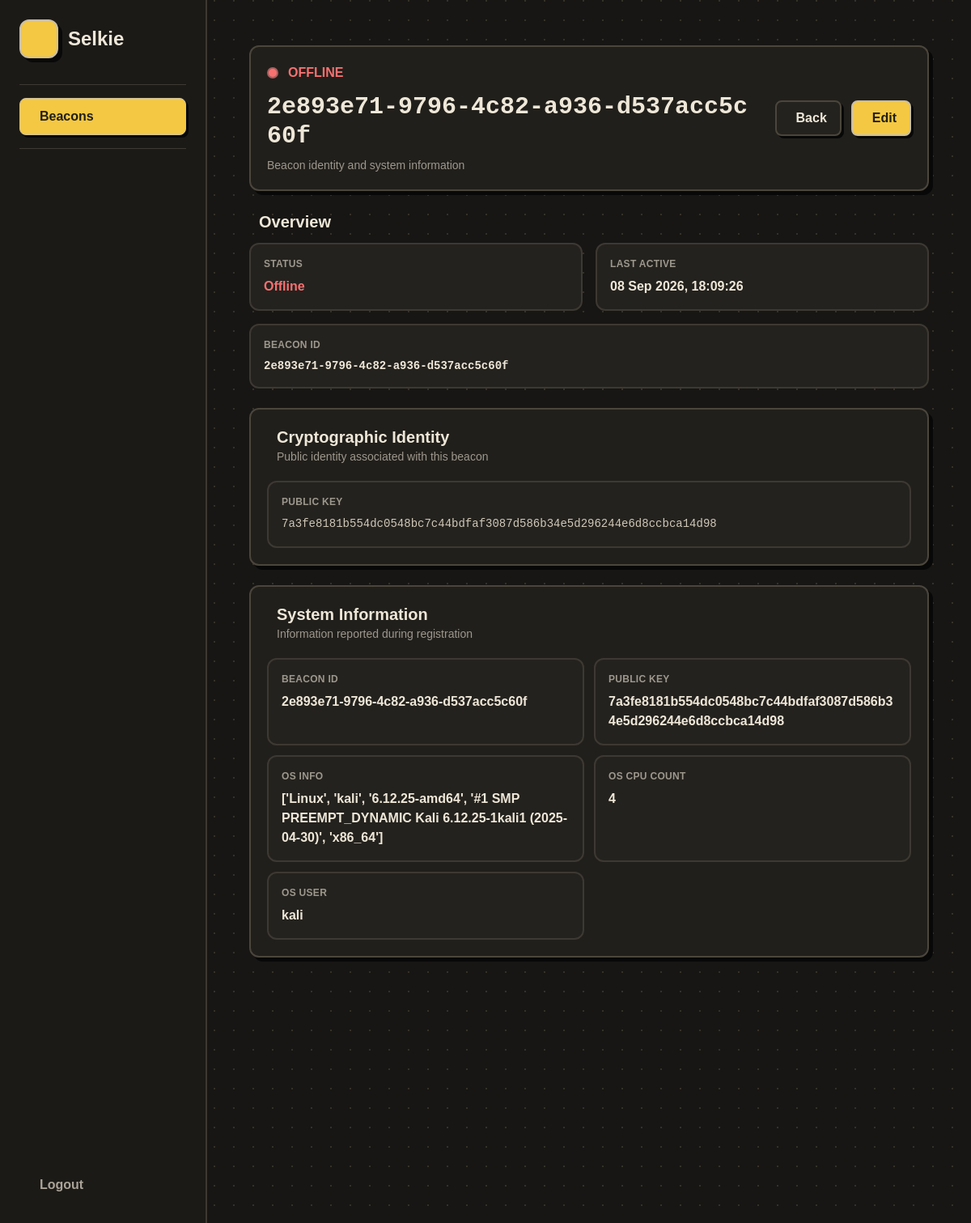
/dashboard/beacons/2e893e71-9796-4c82-a936-d537acc5c60f, run on the app's committed database.
### db_manager.py (models this page shows)
class Base(DeclarativeBase):
    pass

class Beacon(Base):
    __tablename__ = "beacons"
    id: Mapped[str] = mapped_column(String, primary_key=True)
    public_key: Mapped[str] = mapped_column(String)
    system_info: Mapped[str] = mapped_column(JSON)
    registered_at: Mapped[datetime] = mapped_column(DateTime)
    last_active: Mapped[datetime] = mapped_column(DateTime)
    status: Mapped[str] = mapped_column(String, default="offline")

### dashboard.py (the view)
@dashboard.route("/beacons/<beacon_id>")
def beacon_details(beacon_id):
    with get_session() as session:
        beacon = session.query(Beacon).filter_by(id=beacon_id).first()
        if not beacon:
            return "Beacon not found", 404
        system_info = beacon.system_info
        json_system_info = json.loads(system_info)
        print("TYPE:", type(json_system_info))
        print("VALUE:", repr(beacon.system_info))
    return render_template(
        "beacon_details.html",
        beacon=beacon,
        system_info=json_system_info
    )

### db_manager.py (called while the page is built)
def get_session():
    return Session(engine)

### templates/beacon_details.html (shortened to what this page needs)
{% extends "base.html" %}
{% block content %}
<div class="min-h-screen w-full px-5 pb-8">
    <main class="w-full mx-auto">
        <section class="retro-card rounded-xl p-5 mb-6">
            <div class="flex flex-col md:flex-row
                            md:items-center
                            md:justify-between gap-5">
                <div class="min-w-0">
                    <div class="flex items-center gap-3 mb-3">
                        {% if beacon.status == "online" %}
                        <span class="w-3.5 h-3.5 rounded-full
                                           bg-green-400
                                           border-2 border-[#6fa879]"></span>
                        <span class="font-black text-green-400">
                            ONLINE
                        </span>
                        {% else %}
                        <span class="w-3.5 h-3.5 rounded-full
                                           bg-red-400
                                           border-2 border-[#a85f5f]"></span>
                        <span class="font-black text-red-400">
                            OFFLINE
                        </span>
                        {% endif %}
                    </div>
                    <h2 class="text-2xl sm:text-3xl
                                   font-black break-all mono">
                        {{ beacon.id }}
                    </h2>
                    <p class="text-sm muted mt-2">
                        Beacon identity and system information
                    </p>
                </div>
                <div class="flex gap-3 shrink-0">
                    <a href="{{ url_for('dashboard.beacons') }}" class="secondary-btn rounded-lg px-4 py-2
                                   font-bold flex items-center gap-2">
                        Back
                    </a>
                    <a href="{{ url_for('dashboard.edit_beacon', beacon_id=beacon.id) }}" class="retro-btn rounded-lg px-4 py-2
                                   font-bold flex items-center gap-2">
                        Edit
                    </a>
                </div>
            </div>
        </section>
        <section class="mb-6">
            <div class="flex items-center gap-3 mb-3">
                <h3 class="section-title text-xl font-black">
                    Overview
                </h3>
            </div>
            <div class="grid grid-cols-1 md:grid-cols-2
                            xl:grid-cols-3 gap-4">
                <div class="info-row rounded-xl p-4">
                    <div class="text-xs font-bold uppercase
                                    tracking-wide muted">
                        Status
                    </div>
                    <div class="mt-2 font-black">
                        {% if beacon.status == "online" %}
                        <span class="text-green-400">
                            Online
                        </span>
                        {% else %}
                        <span class="text-red-400">
                            Offline
                        </span>
                        {% endif %}
                    </div>
                </div>
                <div class="info-row rounded-xl p-4">
                    <div class="text-xs font-bold uppercase
                                    tracking-wide muted">
                        Last Active
                    </div>
                    <div class="mt-2 font-black">
                        {% if beacon.last_active %}
                        {{ beacon.last_active.strftime(
                        "%d %b %Y, %H:%M:%S"
                        ) }}
                        {% else %}
                        <span class="muted">
                            Never
                        </span>
                        {% endif %}
                    </div>
                </div>
                <div class="info-row rounded-xl p-4
                                md:col-span-2 xl:col-span-1">
                    <div class="text-xs font-bold uppercase
                                    tracking-wide muted">
                        Beacon ID
                    </div>
                    <div class="mt-2 font-black mono
                                    text-sm break-all">
                        {{ beacon.id }}
                    </div>
                </div>
            </div>
        </section>
        <section class="retro-card rounded-xl p-5 mb-6">
            <div class="flex items-center gap-3 mb-5">
                <div>
                    <h3 class="text-xl font-black">
                        Cryptographic Identity
                    </h3>
                    <p class="text-sm muted">
                        Public identity associated with this beacon
                    </p>
                </div>
            </div>
            <div class="info-row rounded-xl p-4">
                <div class="text-xs font-bold uppercase
                                tracking-wide muted mb-2">
                    Public Key
                </div>
                <div class="mono text-sm break-all
                                text-[#cfc7b7] leading-relaxed">
                    {% if beacon.public_key %}
                    {{ beacon.public_key }}
                    {% else %}
                    <span class="muted">
                        No public key available
                    </span>
                    {% endif %}
                </div>
            </div>
        </section>
        <section class="retro-card rounded-xl p-5">
            <div class="flex items-center gap-3 mb-5">
                <div>
                    <h3 class="text-xl font-black">
                        System Information
                    </h3>
                    <p class="text-sm muted">
                        Information reported during registration
                    </p>
                </div>
            </div>
            {% if system_info %}
            <div class="grid grid-cols-1 md:grid-cols-2
                                gap-3">
                {% for key, value in system_info.items() %}
                <div class="info-row rounded-xl p-4">
                    <div class="text-xs font-bold
                                            uppercase tracking-wide
                                            muted mb-2">
                        {{ key | replace("_", " ") }}
                    </div>
                    <div class="font-bold break-words">
                        {{ value }}
                    </div>
                </div>
                {% endfor %}
            </div>
            {% endif %}
        </section>
    </main>
</div>
{% endblock %}

### templates/base.html (style rules this page uses)
body { background: #171614; background-image: radial-gradient(circle at 1px 1px, #353129 1px, transparent 0); background-size: 24px 24px; font-family: "Trebuchet MS", sans-serif; color: #eee7d8; }
.retro-card { background: #211f1b; border: 2px solid #4b463c; box-shadow: 5px 5px 0 #080808; }
.retro-btn { background: #f4c842; color: #201f1b; border: 2px solid #c9bfa9; box-shadow: 3px 3px 0 #080808; transition: .12s; }
.secondary-btn { background: #24221e; color: #eee7d8; border: 2px solid #4b463c; box-shadow: 3px 3px 0 #080808; transition: .12s; }
.info-row { background: #24221e; border: 2px solid #3d3932; }
.muted { color: #9d988d; }
.mono { font-family: monospace; }

### data on the page
Beacon: id "2e893e71-9796-4c82-a936-d537acc5c60f", last_active "08 Sep 2026, 18:09:26", public_key "7a3fe8181b554dc0548bc7c44bdfaf3087d586b34e5d296244e6d8ccbca14d98"

### other printed values
{{ key | replace("_", " ") }} "BEACON ID" "PUBLIC KEY" "OS INFO" "OS CPU COUNT" "OS USER"
{{ value }} "2e893e71-9796-4c82-a936-d537acc5c60f" "7a3fe8181b554dc0548bc7c44bdfaf3087d586b34e5d296244e6d8ccbca14d98" "['Linux', 'kali', '6.12.25-amd64', '#1 SMP PREEMPT_DYNAMIC Kali 6.12.25-1kali1 (2025-04-30)', 'x86_64']" "4" "kali"
